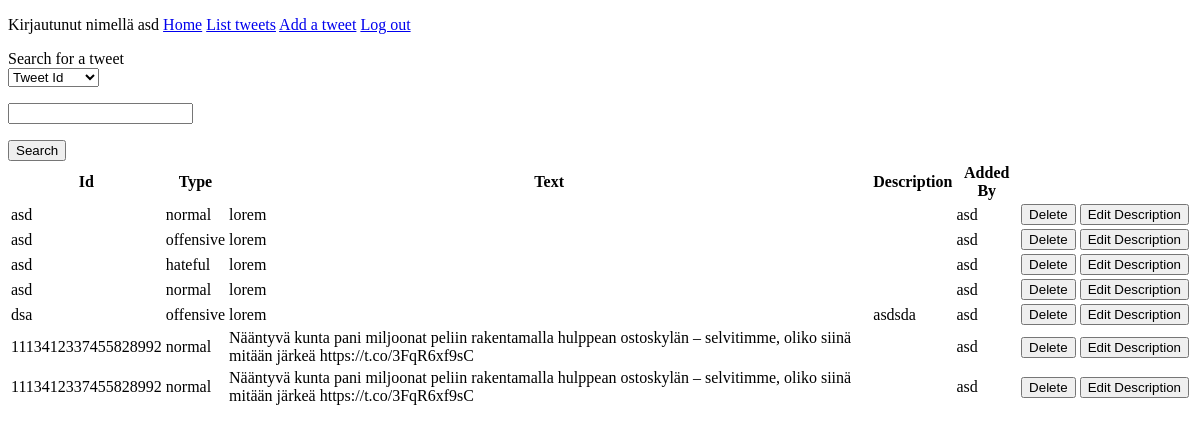
Page /tweets (signed in) on the earlier database version.
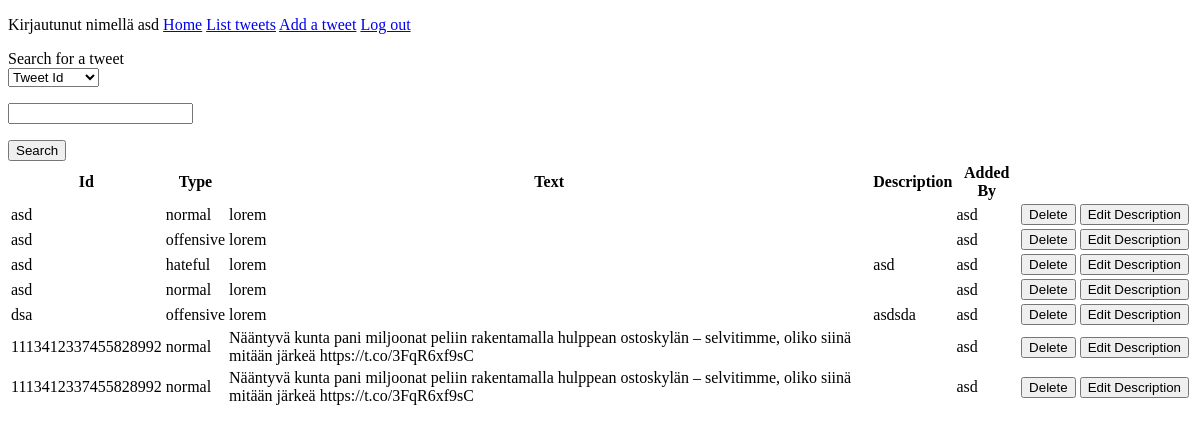
Same page on the later database version.
### application/auth/models.py (models this page shows, shortened)
class User(db.Model):
    __tablename__ = "account"
    id = db.Column(db.Integer, primary_key=True)
    date_created = db.Column(db.DateTime, default=db.func.current_timestamp())
    date_modified = db.Column(db.DateTime, default=db.func.current_timestamp(),
                              onupdate=db.func.current_timestamp())
    name = db.Column(db.String(144), nullable=False)
    username = db.Column(db.String(144), nullable=False)
    password = db.Column(db.String(144), nullable=False)
    tweets = db.relationship("Tweet", backref='account', lazy=True)

### application/tweets/models.py (models this page shows, shortened)
class Tweet(db.Model):
    id = db.Column(db.Integer, primary_key=True)
    date_created = db.Column(db.DateTime, default=db.func.current_timestamp())
    date_modified = db.Column(db.DateTime, default=db.func.current_timestamp(),
    onupdate=db.func.current_timestamp())
    tweetid = db.Column(db.String(100))
    tweettype = db.Column(db.String(100))
    tweettext = db.Column(db.String(300))
    addedby = db.Column(db.String(100))
    tweetdescription = db.Column(db.String(100))
    account_id = db.Column(db.Integer, db.ForeignKey('account.id'),
                           nullable=False)

### application/tweets/views.py (the view)
@app.route("/tweets", methods=['GET', 'POST'])
@login_required
def tweets_index():
    search = TweetSeachForm(request.form)
    if request.method == 'POST':
        return search_results(search)
    tweetquery = db.session().query(Tweet).filter(Tweet.account_id.contains(current_user.id))
    tweets = tweetquery.all()
    return render_template("tweets/list.html", tweets=tweets, form=search)

### application/tweets/forms.py
class TweetSeachForm(Form):
    choices = [('Tweet Id', 'Tweet Id'), ('Tweet Type', 'Tweet Type')]
    select = SelectField('Search for tweets: ', choices=choices)
    search = StringField('')

### application/__init__.py (called while the page is built)
@login_manager.user_loader
def load_user(user_id):
    return User.query.get(user_id)

### application/templates/tweets/list.html (shortened to what this page needs)
{% extends "layout.html" %}
{% block body %}
    {% if current_user.is_authenticated %}
        <div>Search for a tweet</div>
        <form method=post action="{{ url_for('tweets_index') }}">
            <d1>
                {{ form.select }}
                <p>
                    {{ form.search }}
            </d1>
            </p><input type="submit" value="Search"/>
        </form>
        <table>
            <tr>
                <th>Id</th>
                <th>Type</th>
                <th>Text</th>
                <th>Description</th>
                <th>Added By</th>
            </tr>
            {% for tweet in tweets %}
                <tr>
                    <td>{{ tweet.tweetid }}</td>
                    <td>{{ tweet.tweettype }}</td>
                    <td>{{ tweet.tweettext }}</td>
                    <td>{{ tweet.tweetdescription }}</td>
                    <td>{{ tweet.addedby }}</td>
                    <td>
                        <form method="POST" action="{{ url_for('tweet_delete', id = tweet.id) }}">
                            <input type="submit" value="Delete">
                        </form>
                    </td>
                    <td>
                        <form method="GET" action="{{ url_for('tweets_view', id = tweet.id) }}">
                            <input type="submit" value="Edit Description">
                        </form>
                    </td>
                </tr>
            {% endfor %}
        </table>
    {% else %}
        <div>Log in</div>
    {% endif %}
{% endblock %}

### application/templates/layout.html (shortened to what this page needs)
  <!DOCTYPE html>
  <html>
    <head>
    </head>
    <body>
    <div class="topnav">
              {% if current_user.is_authenticated %}
      <p>
	Kirjautunut nimellä {{ current_user.name }}
        <a class="active" href="/">Home</a>
        <a href="{{ url_for('tweets_index') }}">List tweets</a>
        <a href="{{ url_for('tweets_form') }}">Add a tweet</a>
        <a href="{{ url_for('auth_logout') }}">Log out</a>
      </p>
      {% else %}
                  <h1>Log in or register to view page</h1>
                  <a href="{{ url_for('index') }}">Home</a>
      <a href="{{ url_for('auth_login') }}">Log in</a>
      <a href="{{ url_for('auth_register') }}"> Register </a>
      {% endif %}
    </div>
      {% block body %}{% endblock %}
    </body>
  </html>

Differences in the rows shown:
changed Tweet "hateful": tweetdescription (not shown) → "asd"
